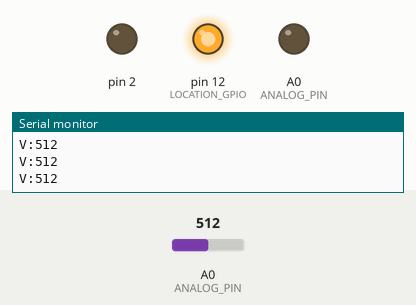
Simulated run of this sketch. Board: Arduino Uno, built with avr-gcc and run on an emulated ATmega328P. Shown: output pins drawn as LEDs (lit = HIGH), the last lines printed to the serial monitor. The inputs (shaded band) are chosen by the test bench; at power-on: A0 (ANALOG_PIN) = 512.

Above: at 3.3 s.
3.4 s: A0 (ANALOG_PIN) set to 490
At 22.4 s:
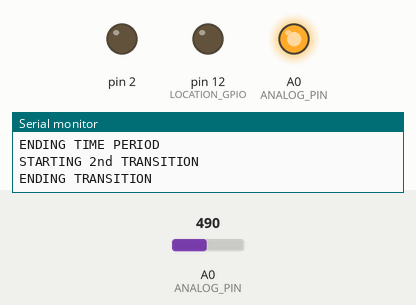
Timing chart, 0 to 49.5 s (numbered marks = the images above; inputs shaded):
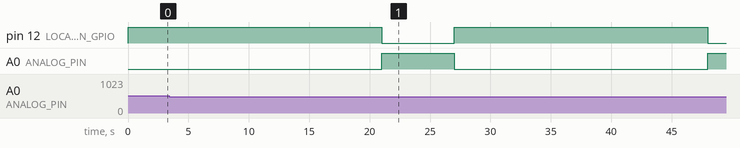

The sketch:

UART_Slave.ino
```cpp
// const int synchronizationInPin = 14; for testing, using UART
// const int analogInPin = 12; for testing, using UART

const int ANALOG_PIN = A0;
const int LOCATION_GPIO = 12;  // TODO: swapped for testing
const int ORIENTATION_GPIO = 14;

const unsigned long timePeriod = 5000;
const int minVoltage = 100;
const int maxVoltage = 500;
const int voltageMargin = 0;
const unsigned long messageLength = 5;

const unsigned long transitionDelay = 1000;

unsigned long delayPeriod;
const unsigned long timeMargin = 1000;

unsigned long messageStartTime;
unsigned long periodStartTime;
unsigned long transitionStartTime;
unsigned long nonReadingStartTime; // ~ previousMillis in loop3

int i;

int inputVoltage = 0;
int minThreshold = minVoltage - voltageMargin;
int maxThreshold = maxVoltage + voltageMargin;
int message[messageLength];

bool startReading = false;
bool startTransitionDelay = false;

void setup() {
  // pinMode(synchronizationInPin, INPUT);
  Serial.begin(9600);
  pinMode(2, OUTPUT);
  memset(message, 0, sizeof(message)); // to ensure we initialize the values in message

  pinMode(LOCATION_GPIO, OUTPUT); // Set the pin as an OUTPUT
  pinMode(ORIENTATION_GPIO, OUTPUT); // Set the pin as an OUTPUT
}


/*
Taking readings from (T/2 - timeMargin) to (T/2 + timeMargin)
LED1 from (T/2 - timeMargin) to (T/2 + timeMargin)
LED2 from ((T + T/2) - timeMargin) to ((T + T/2) + timeMargin), and so on...
*/
void loop() {
  unsigned long currentTime = millis();

  // SYNC SIGNAL (SHOULD BE INTERRUPT)
  if (!startReading && !startTransitionDelay) { // && Serial.available() > 0
    // char sync_inp = Serial.read();

    if(true) { // SYNC SIGNAL
      // Serial.println("SYNC");
      Serial.println("STARTING 1st TRANSITION");
      startTransitionDelay = true;
      transitionStartTime = currentTime;
      messageStartTime = currentTime;

      delayPeriod = (timePeriod / 2) - timeMargin;

      i = 0;

      digitalWrite(LOCATION_GPIO, HIGH);
      digitalWrite(ORIENTATION_GPIO, LOW);
    }
  }

  if(startTransitionDelay) {
    // END TRANSITION TIME
    if ((currentTime - transitionStartTime) >= transitionDelay) {
      Serial.println("ENDING TRANSITION");
      startReading = true;
      periodStartTime = currentTime;
      nonReadingStartTime = currentTime;
      startTransitionDelay = false;
    }

  }

  if(startReading) {
    if ((currentTime - nonReadingStartTime) >= delayPeriod) {
      inputVoltage = analogRead(ANALOG_PIN);
      if (i < messageLength - 1) { // READING LOCATION
        Serial.print("V:");
        Serial.println(inputVoltage);
        if (message[i] != 1 && (inputVoltage > minThreshold) && (inputVoltage < maxThreshold)) {
          message[i] = 1;
          Serial.println(inputVoltage);
          // Serial.println(i);
        }
      } else if (i == messageLength - 1) { // READING ORIENTATION
        if (message[i] == 0) { // TODO: Orientation is being read at initial start time
          message[i] = inputVoltage;
        }
      }
    }

    if((currentTime - nonReadingStartTime) >= (delayPeriod + (2 * timeMargin))) {
      Serial.println("BEGINNING OF NON-READING");
      nonReadingStartTime = currentTime;
      if(i == 0) {
        delayPeriod = 2 * ((timePeriod / 2) - timeMargin);
      }
    }

    if((currentTime - periodStartTime) >= timePeriod) {
      // Serial.print("period:");
      // Serial.println(currentTime);
      periodStartTime = currentTime;
      i += 1;

      Serial.println("ENDING TIME PERIOD");
      if (i == messageLength - 1) {
        // STARTING SECOND TRANSITION DELAY (AFTER LOCATION)
        Serial.println("STARTING 2nd TRANSITION");
        startTransitionDelay = true;
        startReading = false;
        transitionStartTime = currentTime;

        digitalWrite(LOCATION_GPIO, LOW);
        digitalWrite(ORIENTATION_GPIO, HIGH);
      }
    }

    // MESSAGE PASSING
    if((currentTime - messageStartTime) >= ((messageLength * timePeriod) + (2 * transitionDelay))) {
      if (i >= messageLength) {
        startReading = false;
        for (int k = 0; k < messageLength; k++) {

          if (k < messageLength - 1) {
            char c;
            if (message[k] == 0) {
              c = '0';
            }
            if (message[k] == 1) {
              c = '1';
            }
            Serial.print(c);
          } else {
            Serial.print(message[k]);
          }

        }
        Serial.println("x");
      }
      memset(message, 0, sizeof(message)); // reset the message
    }
  }


}
```
